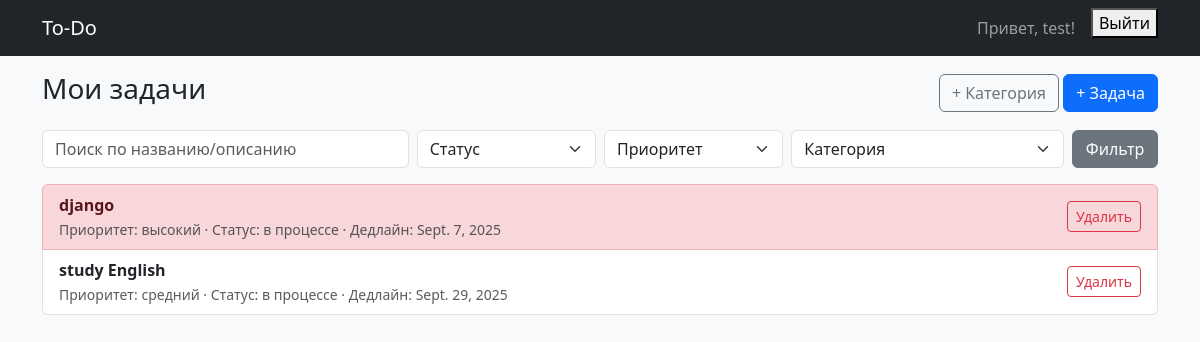
Screenshot of / (signed in) with the database file from the repository.
### task/models.py (models this page shows, shortened)
class Task(models.Model):
    class Status(models.TextChoices):
        TODO = 'todo', 'к выполнению'
        IN_PROGRESS = 'in_progress', 'в процессе'
        DONE = 'done', 'Сделано'
    class Priority(models.IntegerChoices):
        LOW = 1, 'низкий'
        MEDIUM = 2, 'средний'
        HIGH = 3, 'высокий'
    title = models.CharField(max_length=200)
    owner = models.ForeignKey(
        settings.AUTH_USER_MODEL,
        on_delete=models.CASCADE,
        related_name='tasks'
    )
    description = models.TextField(blank=True)
    category = models.ForeignKey(
        Category, null=True, blank=True,
        on_delete=models.SET_NULL, related_name='tasks'
    )
    status = models.CharField(max_length=20, choices=Status.choices,
                              default=Status.TODO
                              )
    priority = models.IntegerField(choices=Priority.choices,
                                   default=Priority.MEDIUM)
    date = models.DateField(null=True, blank=True)
    create_at = models.DateTimeField(auto_now_add=True)
    update_at = models.DateTimeField(auto_now=True)
    class Meta:
        ordering = ['status', '-priority', 'date', '-create_at']
    @property
    def is_overdue(self):
        return (
            self.date and self.status != self.Status.DONE
            and self.date < timezone.localdate()
        )

### task/views.py (the view)
# urls.py: path('', TaskListView.as_view(), name='task_list'),
class TaskListView(LoginRequiredMixin, ListView):
    model = Task
    template_name = 'task/task_list.html'
    context_object_name = 'tasks'
    paginate_by = 10
    def get_queryset(self):
        qs = Task.objects.filter(owner=self.request.user).select_related('category')
        q = self.request.GET.get('q')
        status = self.request.GET.get('status')
        category = self.request.GET.get('category')
        priority = self.request.GET.get('priority')
        if q:
            qs = qs.filter(Q(title__icontains=q) | Q(description__icontains=q))
        if status:
            qs = qs.filter(status=status)
        if category:
            qs = qs.filter(category_id=category)
        if priority:
            qs = qs.filter(priority=priority)
        return qs

### task/templates/task/task_list.html (shortened to what this page needs)
{% extends 'base.html' %}
{% block content %}
<div class="d-flex justify-content-between align-items-center mb-3">
  <h1 class="h3">Мои задачи</h1>
  <div>
    <a href="{% url 'task:category_create' %}" class="btn btn-outline-secondary">+ Категория</a>
    <a href="{% url 'task:task_create' %}" class="btn btn-primary">+ Задача</a>
  </div>
</div>
<form method="get" class="row gy-2 gx-2 mb-3">
  <div class="col-sm-4">
    <input name="q" value="{{ request.GET.q }}" class="form-control" placeholder="Поиск по названию/описанию">
  </div>
  <div class="col-sm-2">
    <select name="status" class="form-select">
      <option value="">Статус</option>
    </select>
  </div>
  <div class="col-sm-2">
    <select name="priority" class="form-select">
      <option value="">Приоритет</option>
    </select>
  </div>
  <div class="col-sm-3">
    <select name="category" class="form-select">
      <option value="">Категория</option>
    </select>
  </div>
  <div class="col-sm-1">
    <button class="btn btn-secondary w-100">Фильтр</button>
  </div>
</form>
{% if tasks %}
  <div class="list-group">
    {% for t in tasks %}
      <a href="{% url 'task:task_edit' t.pk %}" class="list-group-item list-group-item-action d-flex justify-content-between align-items-center {% if t.is_overdue %}list-group-item-danger{% endif %}">
        <div>
          <div class="fw-semibold">{{ t.title }}</div>
          <small class="text-muted">
            Приоритет: {{ t.get_priority_display }} · Статус: {{ t.get_status_display }}
            {% if t.date %} · Дедлайн: {{ t.date }}{% endif %}
          </small>
        </div>
        <form method="post" action="{% url 'task:task_delete' t.pk %}" onsubmit="return confirm('Удалить задачу?');">
          <button class="btn btn-sm btn-outline-danger">Удалить</button>
        </form>
      </a>
    {% endfor %}
  </div>
{% else %}
  <div class="alert alert-info">Пока нет задач. Создайте первую!</div>
{% endif %}
{% endblock %}

### task/templates/base.html (shortened to what this page needs)
{% load static %}
<!DOCTYPE html>
<html lang="ru">
  <head>
    <link href="https://cdn.jsdelivr.net/npm/bootstrap@5.3.2/dist/css/bootstrap.min.css" rel="stylesheet">
  </head>
  <body class="bg-light">
    <nav class="navbar navbar-expand-lg navbar-dark bg-dark mb-3">
      <div class="container">
        <a class="navbar-brand" href="{% url 'task:task_list' %}">To-Do</a>
        <div class="d-flex">
          {% if user.is_authenticated %}
            <span class="navbar-text me-3">Привет, {{ user.username }}!</span>
            <form method="post" action="{% url 'logout' %}">
              <button type="submit">Выйти</button>
            </form>
          {% else %}
            <a class="btn btn-outline-light me-2" href="{% url 'login' %}">Войти</a>
            <a class="btn btn-light" href="{% url 'register' %}">Регистрация</a>
          {% endif %}
        </div>
      </div>
    </nav>
    <main class="container">
      {% block content %}{% endblock %}
    </main>
  </body>
</html>

### rows the page displays
Task: title "django", priority "высокий", status "в процессе", date "Sept. 7, 2025"
Task: title "study English", priority "средний", status "в процессе", date "Sept. 29, 2025"

### other values shown
{{ user.username }} "test"
